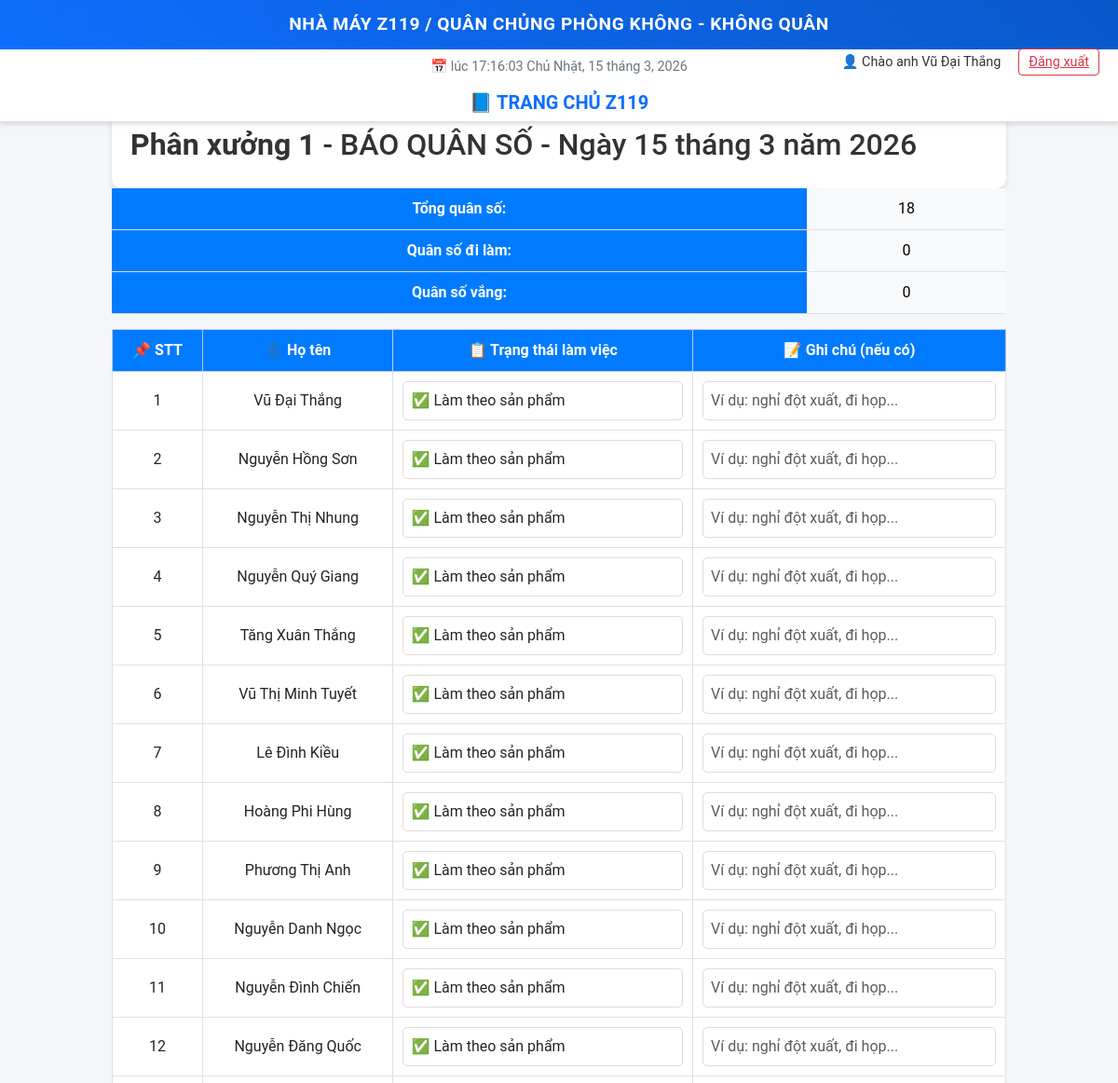
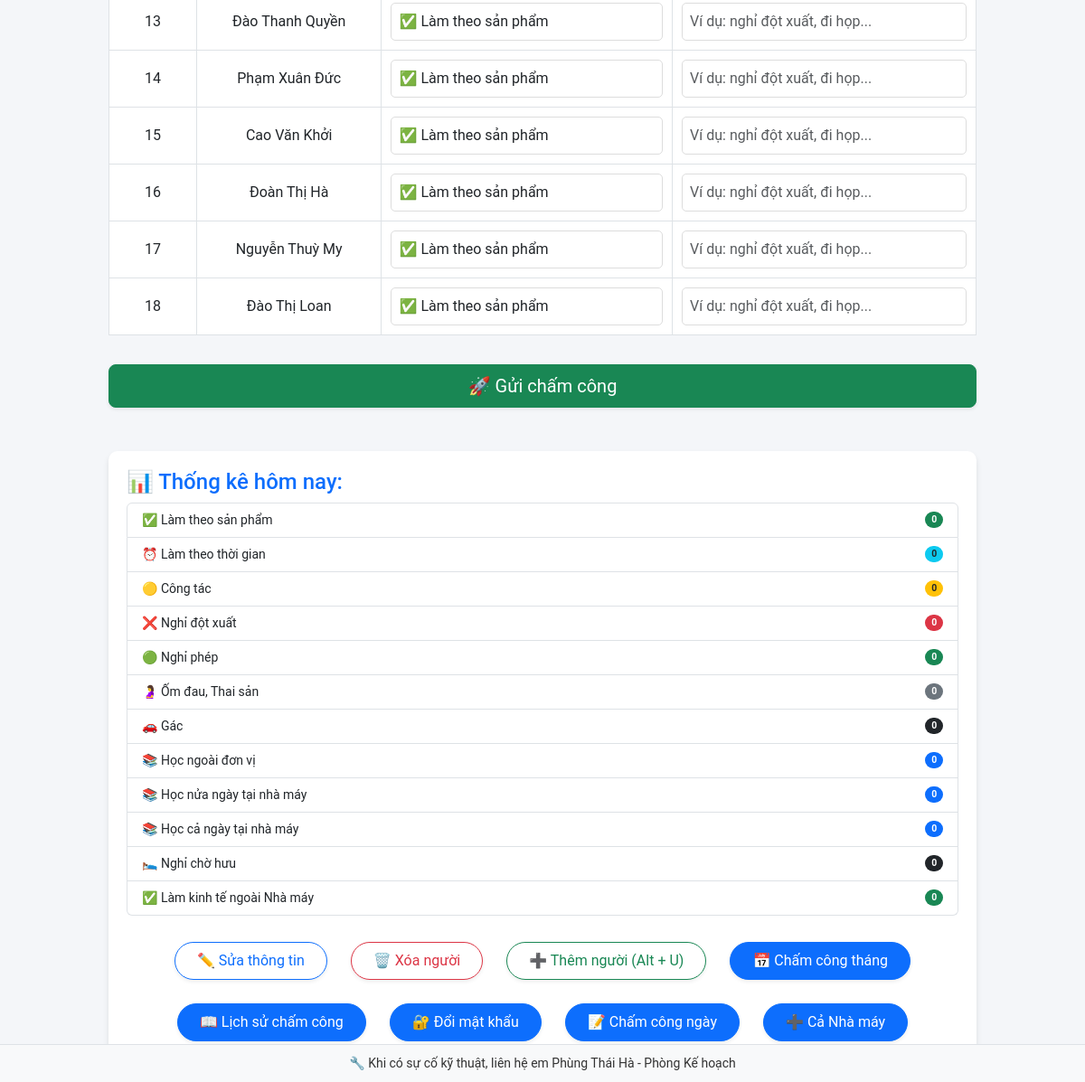
Page /DKQSZ119/dashboard/ (signed in) on the committed database (2 pictures, top to bottom).
### DKQSZ119/models.py (models this page shows, shortened)
class Z119group(models.Model):
    name = models.CharField(max_length=100)

class WorkerInfo(models.Model):
    name = models.CharField(max_length=100)
    rank = models.CharField(max_length=100, blank=True)
    position = models.CharField(max_length=100, blank=True)
    z119group = models.ForeignKey(Z119group, on_delete=models.CASCADE)
    phone_number = models.CharField(max_length=15, blank=True, null=True)

### DKQSZ119/views.py (the view, shortened to what this page needs)
# urls.py: path('dashboard/', views.dashboard_view, name='dashboard'),
@login_required
def dashboard_view(request):
    user = request.user
    full_name = user.get_full_name()
    today = timezone.localtime(timezone.now()).date()
    if not user.is_leader:
        return render(request, 'director_dashboard.html', {'workers': []})
    workers = WorkerInfo.objects.filter(z119group=user.z119group)
    attendance_records = AttendanceRecord.objects.filter(
        worker__in=workers, date=today
    ).order_by('worker', '-date')
    attendance_dict = {}
    for record in attendance_records:
        if record.worker.id not in attendance_dict:
            attendance_dict[record.worker.id] = record
    status_counter = {
        'present': 0,
        'presenttg': 0,
        'curve': 0,
        'absent': 0,
        'leave': 0,
        'pregnancy': 0,
        'gostation': 0,
        'study': 0,
        'studynuangayinZ':0,
        'studyfullinZ':0,
        'nghichohuu':0,
        'kinhte':0,
    }
    for record in attendance_dict.values():
        if record.status in status_counter:
            status_counter[record.status] += 1
    for worker in workers:
        record = attendance_dict.get(worker.id)
        total_worker = len(workers)
        setattr(worker, 'attendance_today', record)
        present_count = status_counter['present']+status_counter['presenttg']+status_counter['gostation']+status_counter['studynuangayinZ']+status_counter['studyfullinZ']
        absent_statuses = status_counter['curve']+status_counter['absent']+status_counter['leave']+status_counter['pregnancy']+status_counter['study']+status_counter['nghichohuu']+status_counter['kinhte']
    return render(request, 'dashboard.html', {
        'workers': workers,
        'today': today,
        'leader_group': user.z119group.name,
        'leader_name': full_name,
        'total_present': status_counter['present'],
        'total_presenttg': status_counter['presenttg'],
        'total_curve': status_counter['curve'],
        'total_absent': status_counter['absent'],
        'total_leave': status_counter['leave'],
        'total_gostation': status_counter['gostation'],
        'total_pregnancy': status_counter['pregnancy'],
        'total_study': status_counter['study'],
        'total_studynuangayinZ':status_counter['studynuangayinZ'],
        'total_studyfullinZ':status_counter['studyfullinZ'],
        'total_nghichohuu':status_counter['nghichohuu'],
        'total_kinhte':status_counter['kinhte'],
        'total_worker':total_worker,
        'present_count':present_count,
        'absent_statuses':absent_statuses,
    })

### D2SX/context_processors.py (called while the page is built)
def leader_name_processor(request):
    if request.user.is_authenticated:
        return {'leader_name': request.user.get_full_name() or request.user.username}
    return {}

### DKQSZ119/context_processors.py (called while the page is built)
def leader_name_processor(request):
    if request.user.is_authenticated:
        return {'leader_name': request.user.get_full_name() or request.user.username}
    return {}

### DKQSZ119/templates/dashboard.html (shortened to what this page needs)
{% extends 'base.html' %}
{% block content %}
{% load tz %}
<div class="login-container text-center mb-4">
    <h2><span class="highlight">HỆ THỐNG ĐĂNG KÝ QUÂN SỐ Z119</span></h2>
</div>
<a class="nav-link" href="{% url 'logout' %}" style="color: white; z-index: 10;">🔒 Đăng xuất</a>
<table class="table table-light w-10">
<tr>
	<th>Tổng quân số: </th>
	<td>{{ total_worker }}</td>
</tr>
<tr>
	<th>Quân số đi làm: </th>
	<td>{{ present_count }}</td>
</tr>
<tr>
	<th>Quân số vắng: </th>
	<td>{{ absent_statuses }}</td>
</tr>
<div class="table-container mt-4">
    <h2><strong>{{ leader_group }}</strong> - BÁO QUÂN SỐ - {{ today }}</h2>
    <form method="POST">
        <table class="table table-bordered table-hover">
            <thead class="table-primary">
                <tr>
                    <th>📌 STT</th>
                    <th>👤 Họ tên</th>
                    <th>📋 Trạng thái làm việc</th>
                    <th>📝 Ghi chú (nếu có)</th>
                </tr>
            </thead>
            <tbody>
                {% for worker in workers %}
                    {% with record=worker.attendance_today %}
                    <tr>
                        <td>{{ forloop.counter }}</td>
                        <td>{{ worker.name }}</td>
                        <td>
                            <select name="status_{{ worker.id }}" class="form-control">
                                <option value="present" {% if record and record.status == "present" %}selected{% endif %}>✅ Làm theo sản phẩm</option>
                            </select>
                        </td>
                        <td>
                            <input type="text" name="note_{{ worker.id }}" class="form-control"
                                   value="{{ record.note }}" placeholder="Ví dụ: nghỉ đột xuất, đi họp...">
                        </td>
                    </tr>
                    {% endwith %}
                {% endfor %}
            </tbody>
        </table>
        <button type="submit" class="btn btn-lg btn-success w-100 mt-3 shadow-sm">
            🚀 Gửi chấm công
        </button>
    </form>
</div>
<div class="table-container mt-5">
    <h4 class="text-primary">📊 Thống kê hôm nay:</h4>
    <ul class="list-group">
        <li class="list-group-item d-flex justify-content-between align-items-center">
            ✅ Làm theo sản phẩm
            <span class="badge bg-success rounded-pill">{{ total_present }}</span>
        </li>
        <li class="list-group-item d-flex justify-content-between align-items-center">
            ⏰ Làm theo thời gian
            <span class="badge bg-info text-dark rounded-pill">{{ total_presenttg }}</span>
        </li>
        <li class="list-group-item d-flex justify-content-between align-items-center">
            🟡 Công tác
            <span class="badge bg-warning text-dark rounded-pill">{{ total_curve }}</span>
        </li>
        <li class="list-group-item d-flex justify-content-between align-items-center">
            ❌ Nghỉ đột xuất
            <span class="badge bg-danger rounded-pill">{{ total_absent }}</span>
        </li>
        <li class="list-group-item d-flex justify-content-between align-items-center">
            🟢 Nghỉ phép
            <span class="badge bg-success rounded-pill">{{ total_leave }}</span>
        </li>
        <li class="list-group-item d-flex justify-content-between align-items-center">
            🤰 Ốm đau, Thai sản
            <span class="badge bg-secondary rounded-pill">{{ total_pregnancy }}</span>
        </li>
        <li class="list-group-item d-flex justify-content-between align-items-center">
            🚗 Gác
            <span class="badge bg-dark rounded-pill">{{ total_gostation }}</span>
        </li>
        <li class="list-group-item d-flex justify-content-between align-items-center">
            📚 Học ngoài đơn vị
            <span class="badge bg-primary rounded-pill">{{ total_study }}</span>
        </li>
        <li class="list-group-item d-flex justify-content-between align-items-center">
            📚 Học nửa ngày tại nhà máy
            <span class="badge bg-primary rounded-pill">{{ total_studynuangayinZ }}</span>
        </li>
        <li class="list-group-item d-flex justify-content-between align-items-center">
            📚 Học cả ngày tại nhà máy
            <span class="badge bg-primary rounded-pill">{{ total_studyfullinZ }}</span>
        </li>
        <li class="list-group-item d-flex justify-content-between align-items-center">
            🛌 Nghỉ chờ hưu
            <span class="badge bg-dark rounded-pill">{{ total_nghichohuu }}</span>
        </li>
        <li class="list-group-item d-flex justify-content-between align-items-center">
            ✅ Làm kinh tế ngoài Nhà máy
            <span class="badge bg-success rounded-pill">{{ total_kinhte }}</span>
        </li>
    </ul>
    <div class="d-flex justify-content-center mt-4 flex-wrap gap-3">
        <a href="{% url 'edit_all_worker' %}" class="btn btn-outline-primary shadow-sm px-4 py-2 rounded-pill">
            ✏️ Sửa thông tin
        </a>
        <a href="{% url 'delete_worker' %}" class="btn btn-outline-danger shadow-sm px-4 py-2 rounded-pill">
            🗑️ Xóa người
        </a>
        <a href="{% url 'add_worker' %}" class="btn btn-outline-success shadow-sm px-4 py-2 rounded-pill">
            ➕ Thêm người (Alt + U)
        </a>
        <a href="{% url 'chamcong' %}" class="btn btn-primary shadow-sm px-4 py-2 rounded-pill">
            📅 Chấm công tháng
        </a>
        <a href="{% url 'history' %}" class="btn btn-primary shadow-sm px-4 py-2 rounded-pill">
            📖 Lịch sử chấm công
        </a>
        <a href="{% url 'change_password' %}" class="btn btn-primary shadow-sm px-4 py-2 rounded-pill">
            🔐 Đổi mật khẩu
        </a>
        <a href="{% url 'chamcongngay' %}" class="btn btn-primary shadow-sm px-4 py-2 rounded-pill">
           📝 Chấm công ngày
        </a>
        <a href="{% url 'director_dashboard' %}" class="btn btn-primary shadow-sm px-4 py-2 rounded-pill">
           ➕ Cả Nhà máy
        </a>
    </div>
</div>
{% endblock %}

### DKQSZ119/templates/base.html (style rules this page uses)
body { background-color: #f8f9fa; margin: 0; padding: 150px 0 60px 0; font-family: Arial, sans-serif; }
a { text-decoration: none; color: inherit; }

### DKQSZ119/templates/dashboard.html (style rules this page uses)
body { background-color: #f4f6f9; font-family: 'Roboto', sans-serif; color: #333; padding: 20px; margin: 0; }
h2, h4 { color: #333; }
.login-container h2 { font-size: 28px; margin-bottom: 30px; text-transform: uppercase; letter-spacing: 1px; border-bottom: 3px solid #007bff; display: inline-block; padding-bottom: 5px; }
.highlight { color: #007bff; font-weight: bold; }
.nav-link { font-size: 14px; color: #ffffff; position: absolute; top: 20px; right: 20px; text-decoration: none; font-weight: bold; }
.table-container { background: #fff; padding: 20px; border-radius: 10px; box-shadow: 0px 4px 6px rgba(0, 0, 0, 0.1); }
.table th, .table td { text-align: center; padding: 10px; vertical-align: middle; transition: background-color 0.3s, color 0.3s; }
.table th { background-color: #007bff; color: white; }
.form-control { border-radius: 5px; border: 1px solid #ddd; padding: 8px; }
button { transition: background-color 0.3s, color 0.3s, transform 0.2s ease-in-out; }
.d-flex a { margin: 5px; }
ul { list-style-type: none; padding-left: 0; }
ul li { font-size: 14px; }

### rows in the picture
Z119group: name "Phân xưởng 1"
WorkerInfo: name "Vũ Đại Thắng", id "✅ Làm theo sản phẩm"
WorkerInfo: name "Nguyễn Hồng Sơn", id "✅ Làm theo sản phẩm"
WorkerInfo: name "Nguyễn Thị Nhung", id "✅ Làm theo sản phẩm"
WorkerInfo: name "Nguyễn Quý Giang", id "✅ Làm theo sản phẩm"
WorkerInfo: name "Tăng Xuân Thắng", id "✅ Làm theo sản phẩm"
WorkerInfo: name "Vũ Thị Minh Tuyết", id "✅ Làm theo sản phẩm"
WorkerInfo: name "Lê Đình Kiều", id "✅ Làm theo sản phẩm"
WorkerInfo: name "Hoàng Phi Hùng", id "✅ Làm theo sản phẩm"
WorkerInfo: name "Phương Thị Anh", id "✅ Làm theo sản phẩm"
WorkerInfo: name "Nguyễn Danh Ngọc", id "✅ Làm theo sản phẩm"
WorkerInfo: name "Nguyễn Đình Chiến", id "✅ Làm theo sản phẩm"
WorkerInfo: name "Nguyễn Đăng Quốc", id "✅ Làm theo sản phẩm"
WorkerInfo: name "Đào Thanh Quyền", id "✅ Làm theo sản phẩm"
WorkerInfo: name "Phạm Xuân Đức", id "✅ Làm theo sản phẩm"
WorkerInfo: name "Cao Văn Khởi", id "✅ Làm theo sản phẩm"
WorkerInfo: name "Đoàn Thị Hà", id "✅ Làm theo sản phẩm"
WorkerInfo: name "Nguyễn Thuỳ My", id "✅ Làm theo sản phẩm"
WorkerInfo: name "Đào Thị Loan", id "✅ Làm theo sản phẩm"

### other values in the picture
{{ leader_name }} "Vũ Đại Thắng"
{{ total_worker }} "18"
{{ present_count }} "0"
{{ absent_statuses }} "0"
{{ today }} "Ngày 15 tháng 3 năm 2026"
{{ total_present }} "0"
{{ total_presenttg }} "0"
{{ total_curve }} "0"
{{ total_absent }} "0"
{{ total_leave }} "0"
{{ total_pregnancy }} "0"
{{ total_gostation }} "0"
{{ total_study }} "0"
{{ total_studynuangayinZ }} "0"
{{ total_studyfullinZ }} "0"
